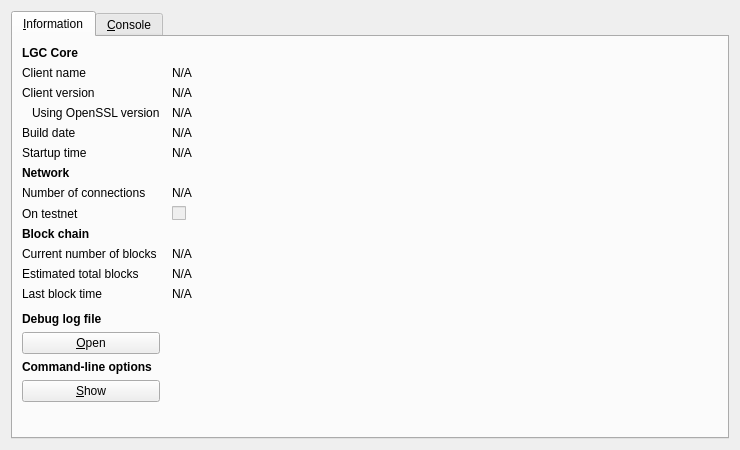
<?xml version="1.0" encoding="UTF-8"?>
<ui version="4.0">
 <class>RPCConsole</class>
 <widget class="QDialog" name="RPCConsole">
  <property name="geometry">
   <rect>
    <x>0</x>
    <y>0</y>
    <width>740</width>
    <height>450</height>
   </rect>
  </property>
  <property name="windowTitle">
   <string>LGC - Debug window</string>
  </property>
  <layout class="QVBoxLayout" name="verticalLayout_2">
   <item>
    <widget class="QTabWidget" name="tabWidget">
     <property name="currentIndex">
      <number>0</number>
     </property>
     <widget class="QWidget" name="tab_info">
      <attribute name="title">
       <string>&amp;Information</string>
      </attribute>
      <layout class="QGridLayout" name="gridLayout" columnstretch="0,1">
       <property name="horizontalSpacing">
        <number>12</number>
       </property>
       <item row="0" column="0">
        <widget class="QLabel" name="label_9">
         <property name="font">
          <font>
           <weight>75</weight>
           <bold>true</bold>
          </font>
         </property>
         <property name="text">
          <string>LGC Core</string>
         </property>
        </widget>
       </item>
       <item row="1" column="0">
        <widget class="QLabel" name="label_5">
         <property name="text">
          <string>Client name</string>
         </property>
        </widget>
       </item>
       <item row="1" column="1">
        <widget class="QLabel" name="clientName">
         <property name="cursor">
          <cursorShape>IBeamCursor</cursorShape>
         </property>
         <property name="text">
          <string>N/A</string>
         </property>
         <property name="textFormat">
          <enum>Qt::PlainText</enum>
         </property>
         <property name="textInteractionFlags">
          <set>Qt::LinksAccessibleByMouse|Qt::TextSelectableByKeyboard|Qt::TextSelectableByMouse</set>
         </property>
        </widget>
       </item>
       <item row="2" column="0">
        <widget class="QLabel" name="label_6">
         <property name="text">
          <string>Client version</string>
         </property>
        </widget>
       </item>
       <item row="2" column="1">
        <widget class="QLabel" name="clientVersion">
         <property name="cursor">
          <cursorShape>IBeamCursor</cursorShape>
         </property>
         <property name="text">
          <string>N/A</string>
         </property>
         <property name="textFormat">
          <enum>Qt::PlainText</enum>
         </property>
         <property name="textInteractionFlags">
          <set>Qt::LinksAccessibleByMouse|Qt::TextSelectableByKeyboard|Qt::TextSelectableByMouse</set>
         </property>
        </widget>
       </item>
       <item row="3" column="0">
        <widget class="QLabel" name="label_14">
         <property name="text">
          <string>Using OpenSSL version</string>
         </property>
         <property name="indent">
          <number>10</number>
         </property>
        </widget>
       </item>
       <item row="3" column="1">
        <widget class="QLabel" name="openSSLVersion">
         <property name="cursor">
          <cursorShape>IBeamCursor</cursorShape>
         </property>
         <property name="text">
          <string>N/A</string>
         </property>
         <property name="textFormat">
          <enum>Qt::PlainText</enum>
         </property>
         <property name="textInteractionFlags">
          <set>Qt::LinksAccessibleByMouse|Qt::TextSelectableByKeyboard|Qt::TextSelectableByMouse</set>
         </property>
        </widget>
       </item>
       <item row="4" column="0">
        <widget class="QLabel" name="label_12">
         <property name="text">
          <string>Build date</string>
         </property>
        </widget>
       </item>
       <item row="4" column="1">
        <widget class="QLabel" name="buildDate">
         <property name="cursor">
          <cursorShape>IBeamCursor</cursorShape>
         </property>
         <property name="text">
          <string>N/A</string>
         </property>
         <property name="textFormat">
          <enum>Qt::PlainText</enum>
         </property>
         <property name="textInteractionFlags">
          <set>Qt::LinksAccessibleByMouse|Qt::TextSelectableByKeyboard|Qt::TextSelectableByMouse</set>
         </property>
        </widget>
       </item>
       <item row="5" column="0">
        <widget class="QLabel" name="label_13">
         <property name="text">
          <string>Startup time</string>
         </property>
        </widget>
       </item>
       <item row="5" column="1">
        <widget class="QLabel" name="startupTime">
         <property name="cursor">
          <cursorShape>IBeamCursor</cursorShape>
         </property>
         <property name="text">
          <string>N/A</string>
         </property>
         <property name="textFormat">
          <enum>Qt::PlainText</enum>
         </property>
         <property name="textInteractionFlags">
          <set>Qt::LinksAccessibleByMouse|Qt::TextSelectableByKeyboard|Qt::TextSelectableByMouse</set>
         </property>
        </widget>
       </item>
       <item row="6" column="0">
        <widget class="QLabel" name="label_11">
         <property name="font">
          <font>
           <weight>75</weight>
           <bold>true</bold>
          </font>
         </property>
         <property name="text">
          <string>Network</string>
         </property>
        </widget>
       </item>
       <item row="7" column="0">
        <widget class="QLabel" name="label_7">
         <property name="text">
          <string>Number of connections</string>
         </property>
        </widget>
       </item>
       <item row="7" column="1">
        <widget class="QLabel" name="numberOfConnections">
         <property name="cursor">
          <cursorShape>IBeamCursor</cursorShape>
         </property>
         <property name="text">
          <string>N/A</string>
         </property>
         <property name="textFormat">
          <enum>Qt::PlainText</enum>
         </property>
         <property name="textInteractionFlags">
          <set>Qt::LinksAccessibleByMouse|Qt::TextSelectableByKeyboard|Qt::TextSelectableByMouse</set>
         </property>
        </widget>
       </item>
       <item row="8" column="0">
        <widget class="QLabel" name="label_8">
         <property name="text">
          <string>On testnet</string>
         </property>
        </widget>
       </item>
       <item row="8" column="1">
        <widget class="QCheckBox" name="isTestNet">
         <property name="enabled">
          <bool>false</bool>
         </property>
         <property name="text">
          <string/>
         </property>
        </widget>
       </item>
       <item row="9" column="0">
        <widget class="QLabel" name="label_10">
         <property name="font">
          <font>
           <weight>75</weight>
           <bold>true</bold>
          </font>
         </property>
         <property name="text">
          <string>Block chain</string>
         </property>
        </widget>
       </item>
       <item row="10" column="0">
        <widget class="QLabel" name="label_3">
         <property name="text">
          <string>Current number of blocks</string>
         </property>
        </widget>
       </item>
       <item row="10" column="1">
        <widget class="QLabel" name="numberOfBlocks">
         <property name="cursor">
          <cursorShape>IBeamCursor</cursorShape>
         </property>
         <property name="text">
          <string>N/A</string>
         </property>
         <property name="textFormat">
          <enum>Qt::PlainText</enum>
         </property>
         <property name="textInteractionFlags">
          <set>Qt::LinksAccessibleByMouse|Qt::TextSelectableByKeyboard|Qt::TextSelectableByMouse</set>
         </property>
        </widget>
       </item>
       <item row="11" column="0">
        <widget class="QLabel" name="label_4">
         <property name="text">
          <string>Estimated total blocks</string>
         </property>
        </widget>
       </item>
       <item row="11" column="1">
        <widget class="QLabel" name="totalBlocks">
         <property name="cursor">
          <cursorShape>IBeamCursor</cursorShape>
         </property>
         <property name="text">
          <string>N/A</string>
         </property>
         <property name="textFormat">
          <enum>Qt::PlainText</enum>
         </property>
         <property name="textInteractionFlags">
          <set>Qt::LinksAccessibleByMouse|Qt::TextSelectableByKeyboard|Qt::TextSelectableByMouse</set>
         </property>
        </widget>
       </item>
       <item row="12" column="0">
        <widget class="QLabel" name="label_2">
         <property name="text">
          <string>Last block time</string>
         </property>
        </widget>
       </item>
       <item row="12" column="1">
        <widget class="QLabel" name="lastBlockTime">
         <property name="cursor">
          <cursorShape>IBeamCursor</cursorShape>
         </property>
         <property name="text">
          <string>N/A</string>
         </property>
         <property name="textFormat">
          <enum>Qt::PlainText</enum>
         </property>
         <property name="textInteractionFlags">
          <set>Qt::LinksAccessibleByMouse|Qt::TextSelectableByKeyboard|Qt::TextSelectableByMouse</set>
         </property>
        </widget>
       </item>
       <item row="13" column="0">
        <spacer name="verticalSpacer_2">
         <property name="orientation">
          <enum>Qt::Vertical</enum>
         </property>
         <property name="sizeHint" stdset="0">
          <size>
           <width>20</width>
           <height>20</height>
          </size>
         </property>
        </spacer>
       </item>
       <item row="14" column="0">
        <widget class="QLabel" name="labelDebugLogfile">
         <property name="font">
          <font>
           <weight>75</weight>
           <bold>true</bold>
          </font>
         </property>
         <property name="text">
          <string>Debug log file</string>
         </property>
        </widget>
       </item>
       <item row="15" column="0">
        <widget class="QPushButton" name="openDebugLogfileButton">
         <property name="toolTip">
          <string>Open the LGC debug log file from the current data directory. This can take a few seconds for large log files.</string>
         </property>
         <property name="text">
          <string>&amp;Open</string>
         </property>
         <property name="autoDefault">
          <bool>false</bool>
         </property>
        </widget>
       </item>
       <item row="16" column="0">
        <widget class="QLabel" name="labelCLOptions">
         <property name="font">
          <font>
           <weight>75</weight>
           <bold>true</bold>
          </font>
         </property>
         <property name="text">
          <string>Command-line options</string>
         </property>
        </widget>
       </item>
       <item row="17" column="0">
        <widget class="QPushButton" name="showCLOptionsButton">
         <property name="toolTip">
          <string>Show the LGC-Qt help message to get a list with possible LGC command-line options.</string>
         </property>
         <property name="text">
          <string>&amp;Show</string>
         </property>
         <property name="autoDefault">
          <bool>false</bool>
         </property>
        </widget>
       </item>
       <item row="18" column="0">
        <spacer name="verticalSpacer">
         <property name="orientation">
          <enum>Qt::Vertical</enum>
         </property>
         <property name="sizeHint" stdset="0">
          <size>
           <width>20</width>
           <height>40</height>
          </size>
         </property>
        </spacer>
       </item>
      </layout>
     </widget>
     <widget class="QWidget" name="tab_console">
      <attribute name="title">
       <string>&amp;Console</string>
      </attribute>
      <layout class="QVBoxLayout" name="verticalLayout_3">
       <property name="spacing">
        <number>3</number>
       </property>
       <item>
        <widget class="QTextEdit" name="messagesWidget">
         <property name="minimumSize">
          <size>
           <width>100</width>
           <height>100</height>
          </size>
         </property>
         <property name="maximumSize">
          <size>
           <width>3200</width>
           <height>1800</height>
          </size>
         </property>
         <property name="readOnly">
          <bool>true</bool>
         </property>
         <property name="tabKeyNavigation" stdset="0">
          <bool>false</bool>
         </property>
         <property name="columnCount" stdset="0">
          <number>2</number>
         </property>
        </widget>
       </item>
       <item>
        <layout class="QHBoxLayout" name="horizontalLayout">
         <property name="spacing">
          <number>3</number>
         </property>
         <item>
          <widget class="QLabel" name="label">
           <property name="text">
            <string notr="true">&gt;</string>
           </property>
          </widget>
         </item>
         <item>
          <widget class="QLineEdit" name="lineEdit"/>
         </item>
         <item>
          <widget class="QPushButton" name="clearButton">
           <property name="maximumSize">
            <size>
             <width>24</width>
             <height>24</height>
            </size>
           </property>
           <property name="toolTip">
            <string>Clear console</string>
           </property>
           <property name="text">
            <string/>
           </property>
           <property name="icon">
            <iconset resource="../bitcoin.qrc">
             <normaloff>:/icons/remove</normaloff>:/icons/remove</iconset>
           </property>
           <property name="shortcut">
            <string notr="true">Ctrl+L</string>
           </property>
           <property name="autoDefault">
            <bool>false</bool>
           </property>
          </widget>
         </item>
        </layout>
       </item>
      </layout>
     </widget>
    </widget>
   </item>
  </layout>
 </widget>
 <resources>
  <include location="../bitcoin.qrc"/>
 </resources>
 <connections/>
</ui>
